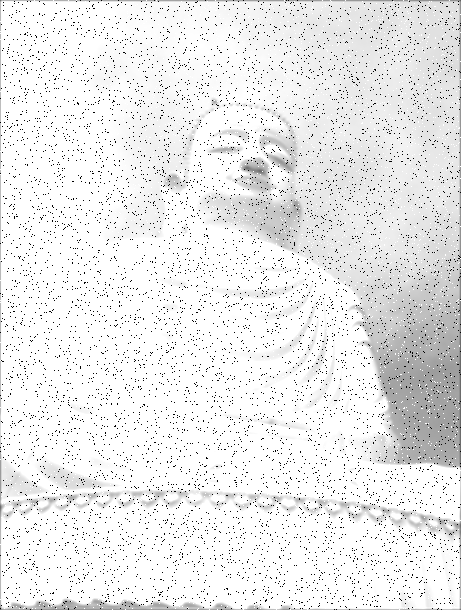
#> input picture final1.bmp, 461 x 610 px
$ python ex1_2.py
#> lines starting #> are read from the running program, lines starting #| are printed output that depends on the picture; after the words box and inside, x2 and y2 are one past the last pixel; in counts of white or black regions, pixels touching at a corner belong together
import numpy as np
import cv2 as cv
# AMF params
max_patch_size = 15

img = cv.imread("../final1.bmp", 0)
#> img is the input picture: shape (610, 461); min 0, max 255, mean 235.8
kernel = np.ones((3,3),np.uint8)
dilation = cv.dilate(img,kernel,iterations = 1)
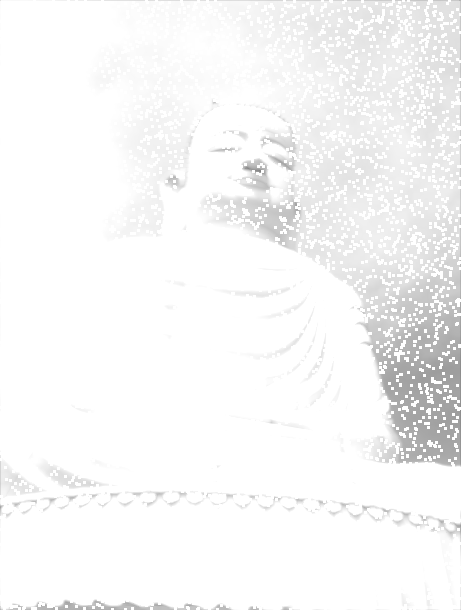
#> dilation: shape (610, 461); min 131, max 255, mean 247

def _extract_patch(matrix, x, y, patch_size=3):
    height, width = matrix.shape
    size = patch_size // 2

    # initialize x index
    if x - size >= 0:
        x_begin = x - size
    else:
        x_begin = 0

    if x + size < height:
        x_end = x + size
    else:
        x_end = height - 1

    # initialize y index
    if y - size >= 0:
        y_begin = y - size
    else:
        y_begin = 0

    if y + size < width:
        y_end = y + size
    else:
        y_end = width - 1

    # loop inside patch
    output = []
    for i in range(x_begin, x_end+1):
        for j in range(y_begin, y_end+1):
            output.append(matrix[i][j])
    return output


# Adaptive median filter function
def amf(matrix):

    # prepare output
    output = np.copy(matrix)
    height, width = matrix.shape
#> height = 610; width = 461

    for x in range(height):
        for y in range(width):
            patch_size = 3
            patch = _extract_patch(matrix, x, y, patch_size)

            # extract min, max and median value of patch
            patch_min = np.min(patch)
            patch_max = np.max(patch)
            patch.sort()
            patch_median = patch[len(patch) // 2]

            # check if pixel is corrupted
            if patch_min < matrix[x][y] < patch_max:
                output[x][y] = matrix[x][y]
            else:
                # check if median value is also corrupted
                finish = False
                while not finish:
                    if 0 < patch_median < 255:
                        output[x][y] = patch_median
                        finish = True
                    else:
                    # calculate new patch
                        patch_size = patch_size + 2
                        if patch_size <= max_patch_size:
                            patch = _extract_patch(matrix, x, y, patch_size)
                            patch.sort()
                            patch_median = patch[len(patch) // 2]
                        else:
                            finish = True
#> output: shape (610, 461); 3.83% of pixels changed, all inside (x1, y1, x2, y2) = (0, 0, 461, 97)

    return output
#> (the run stopped early here; a loop or call above may not have finished)
